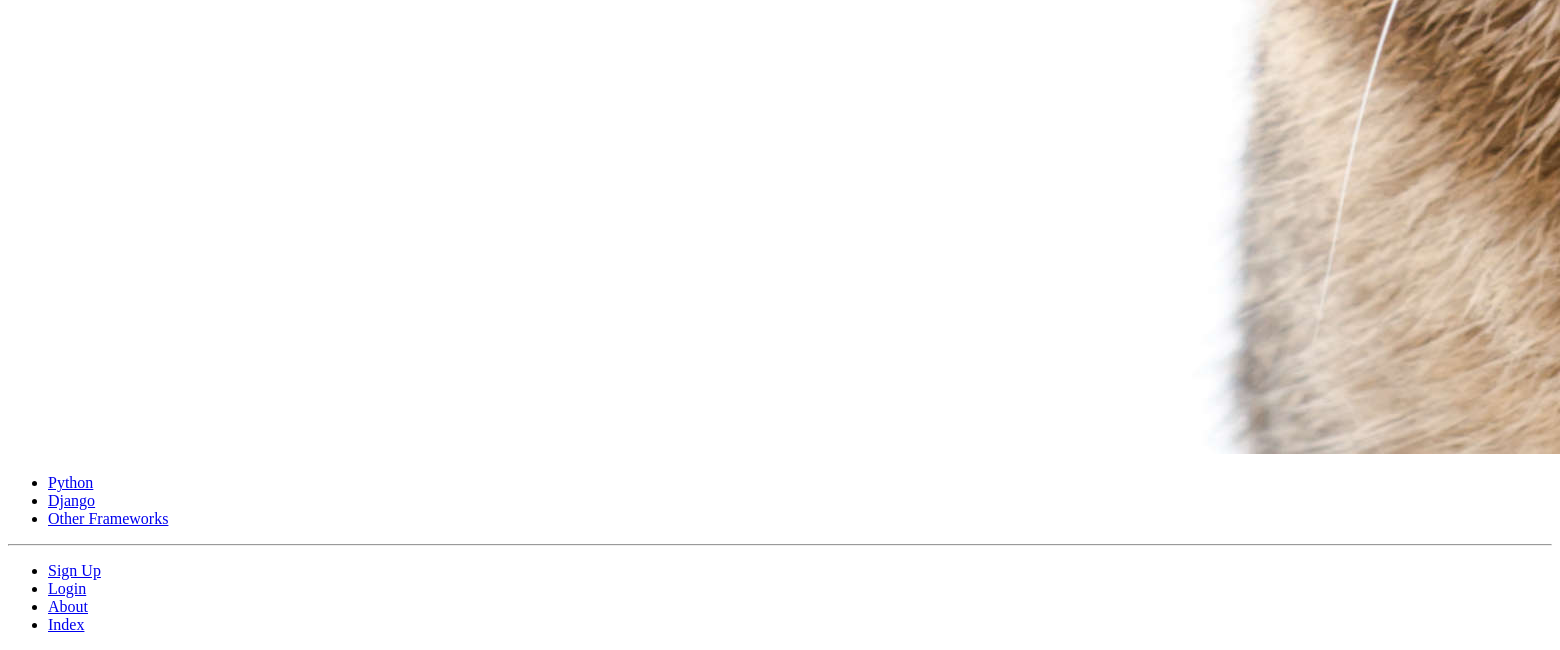
Before: /rango/about/ (lower part) with the older database file.
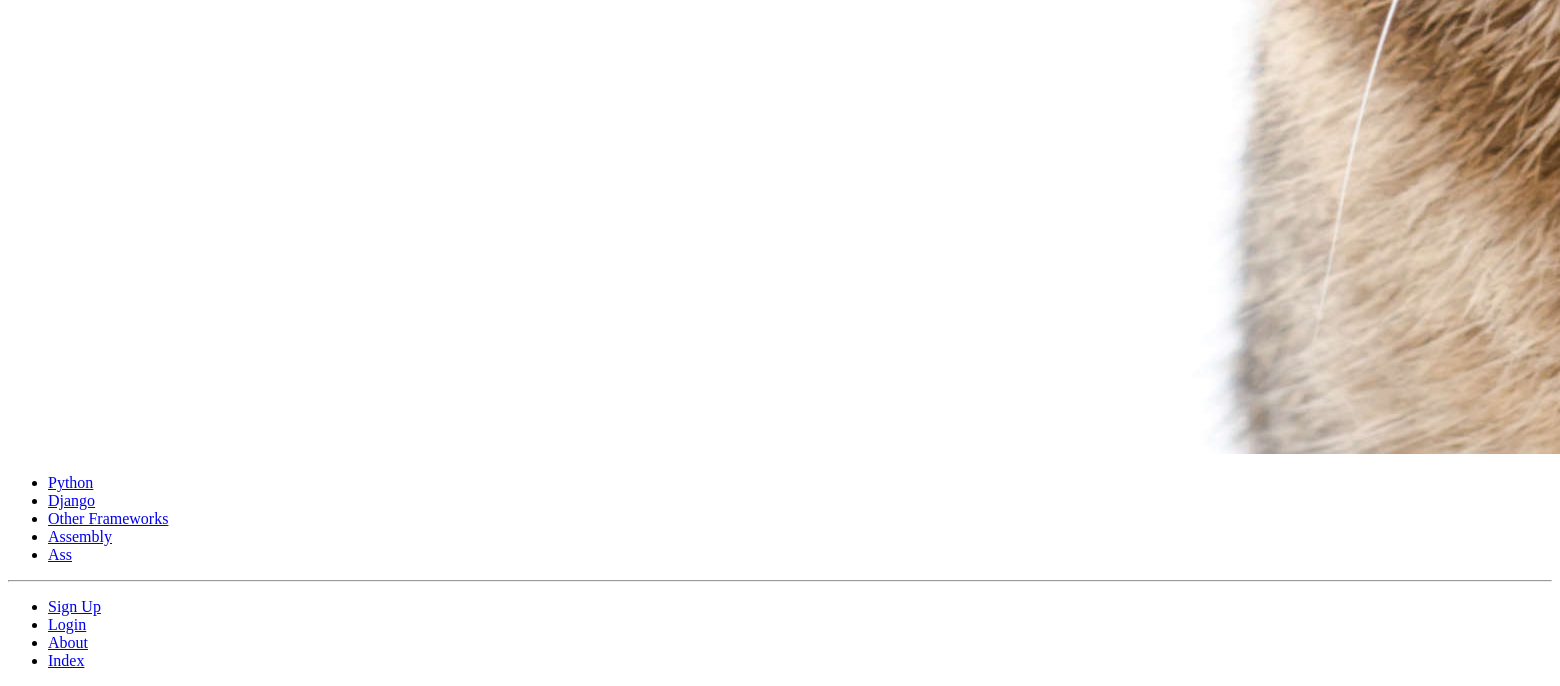
After: the same page with the newer database file.
### rango/models.py (models this page shows, shortened)
class Category(models.Model):
    NAME_MAX_LENGHT = 128
    name = models.CharField(max_length=NAME_MAX_LENGHT, unique=True)
    views = models.IntegerField(default=0)
    likes = models.IntegerField(default=0)
    slug = models.SlugField(unique=True)
    class Meta:
        verbose_name_plural = 'Categories'

### rango/views.py (the view)
# urls.py: path('about/', views.about, name='about'),
def about(request):
    return render(request, 'rango/about.html')

### rango/templatetags/rango_template_tags.py (called while the page is built)
@register.inclusion_tag('rango/categories.html')
def get_category_list(current_category=None):
    return {'categories': Category.objects.all(),
            'current_category': current_category}

### templates/rango/about.html (shortened to what this page needs)
{% extends 'rango/base.html' %}
{% load static %}
{% block body_block %}
    <div>
        here is the about page.<br />
        <strong>This tutorial has been put together by Himanshu Chopra</strong><br />
        <img src="{{ MEDIA_URL }}cat.jpg" alt="Picture of a Cat" />
    </div>
{% endblock %}

### templates/rango/categories.html
<ul>
    {% if categories %}
        {% for c in categories %}
            {% if c == current_category %}
            <li><strong><a href="{% url 'rango:show_category' c.slug %}">{{ c.name}}</a></strong></li>
            {% else %}
            <li><a href="{% url 'rango:show_category' c.slug %}">{{ c.name}}</a></li>
            {% endif %}
        {% endfor %}
    {% else %}
        <li><strong>There are no categories present.</strong></li>
    {% endif %}
</ul>

Changed rows visible on the page:
added Category: name "Assembly"
added Category: name "Ass"
